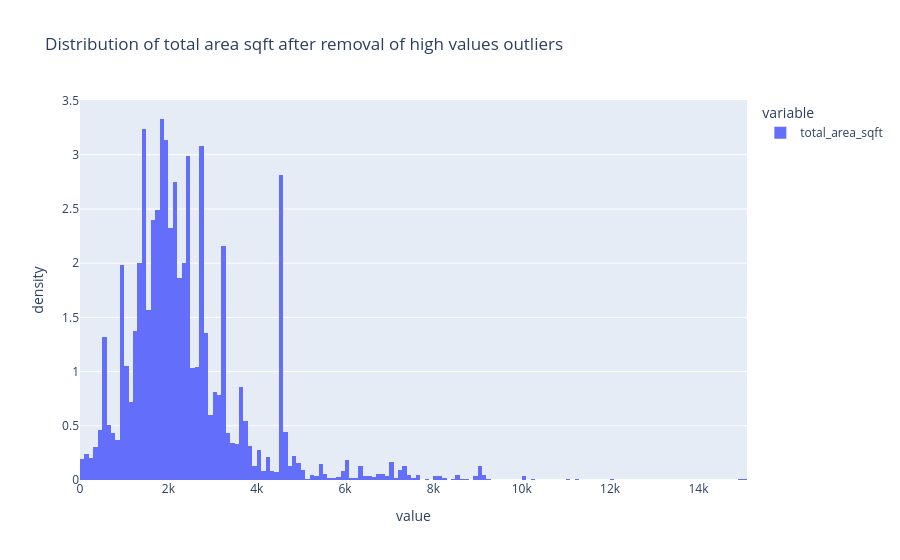

Source (notebook cell):
### Code cell
fig = px.histogram(
    pre_process_df['total_area_sqft'],
    histnorm="density",
    title ="Distribution of total area sqft after removal of high values outliers"
)
fig.show()

### Figure 1 — Plotly figure (JSON) as saved in the notebook; plotly's stock layout.template omitted (floating-point values rounded to 4 significant figures; data arrays with more than 128 entries replaced by an {"elided": "..."} marker saying what was removed)
{"data": [{"bingroup": "x", "histnorm": "density", "hovertemplate": "variable=total_area_sqft<br>value=%{x}<br>density=%{y}<extra></extra>", "legendgroup": "total_area_sqft", "marker": {"color": "#636efa", "pattern": {"shape": ""}}, "name": "total_area_sqft", "orientation": "v", "showlegend": true, "type": "histogram", "x": {"elided": "5973 float values"}, "xaxis": "x", "yaxis": "y"}], "layout": {"barmode": "relative", "legend": {"title": {"text": "variable"}, "tracegroupgap": 0}, "title": {"text": "Distribution of total area sqft after removal of high values outliers"}, "xaxis": {"anchor": "y", "domain": [0, 1], "title": {"text": "value"}}, "yaxis": {"anchor": "x", "domain": [0, 1], "title": {"text": "density"}}}}
